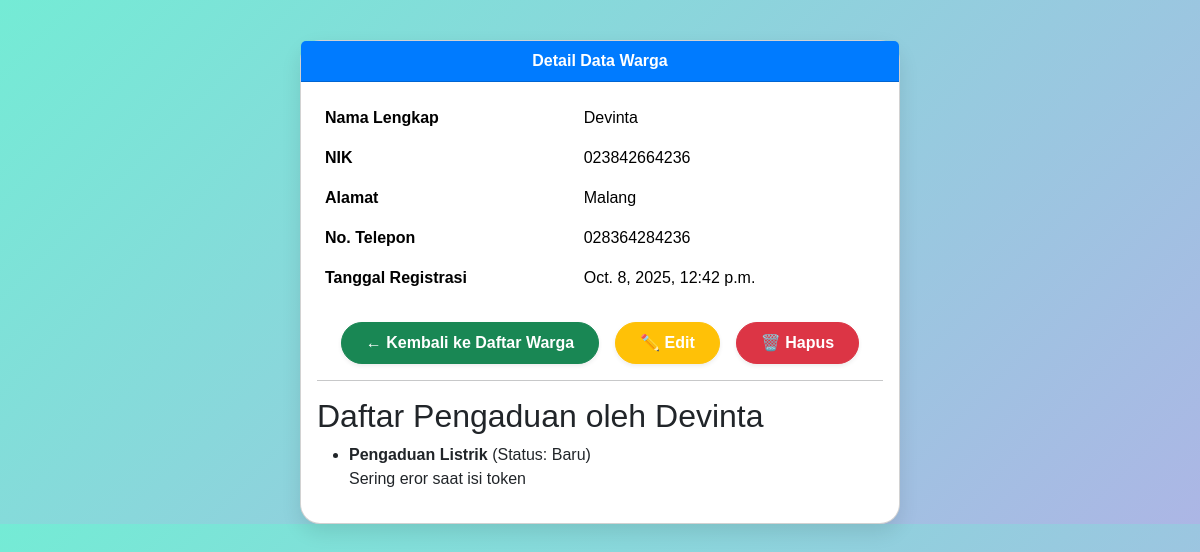
The app's page /warga/1/, older data.
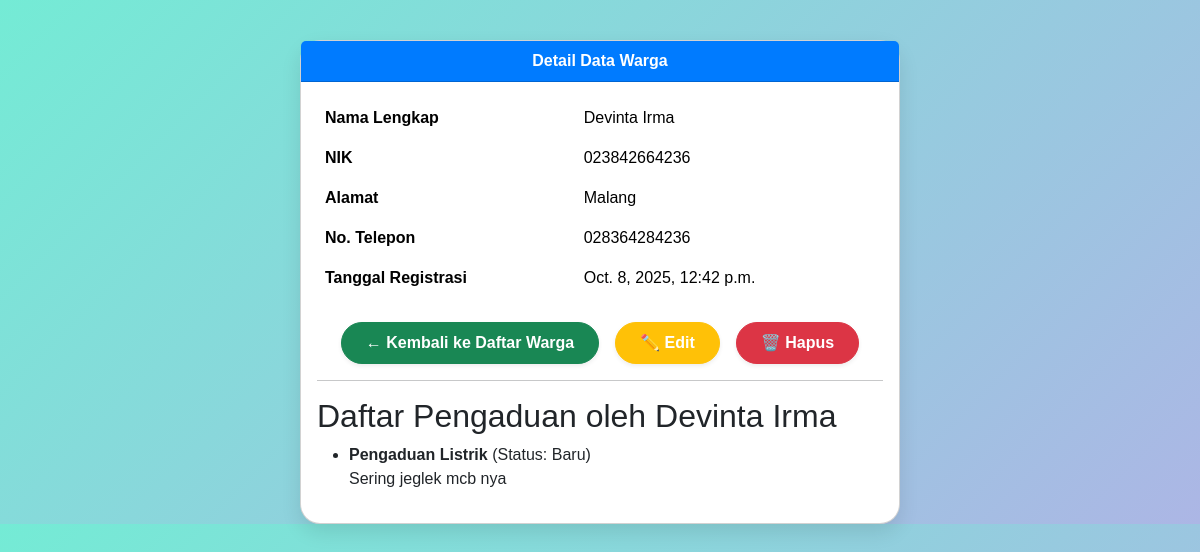
The same page, newer data.
### warga/models.py (models this page shows, shortened)
class Warga(models.Model):
    nik = models.CharField(max_length=16, unique=True, verbose_name="Nomor Induk Kependudukan")
    nama_lengkap = models.CharField(max_length=100, verbose_name="Nama Lengkap")
    alamat = models.TextField(verbose_name="Alamat Tinggal")
    no_telepon = models.CharField(max_length=15, blank=True, verbose_name="Nomor Telepon")
    tanggal_registrasi = models.DateTimeField(auto_now_add=True)

class Pengaduan(models.Model):
    STATUS_CHOICES = [
        ('BARU', 'Baru'),
        ('DIPROSES', 'Diproses'),
        ('SELESAI', 'Selesai'),
    ]
    judul = models.CharField(max_length=200)
    deskripsi = models.TextField()
    status = models.CharField(max_length=10, choices=STATUS_CHOICES, default='BARU')
    tanggal_lapor = models.DateTimeField(auto_now_add=True)
    pelapor = models.ForeignKey(Warga, on_delete=models.CASCADE, related_name='pengaduan')

### warga/views.py (the view)
# urls.py: path('<int:pk>/', WargaDetailView.as_view(), name='warga-detail'),
class WargaDetailView(DetailView):
    model = Warga

### warga/templates/warga/warga_detail.html (shortened to what this page needs)
<!DOCTYPE html>
<html lang="id">
<head>
    <link href="https://cdn.jsdelivr.net/npm/bootstrap@5.3.2/dist/css/bootstrap.min.css" rel="stylesheet">
</head>
<body>
<div class="container">
    <div class="card mx-auto" style="max-width: 600px;">
        <div class="card-header text-center">
            Detail Data Warga
        </div>
        <div class="card-body">
            <table class="table table-borderless">
                <tr>
                    <th>Nama Lengkap</th>
                    <td>{{ warga.nama_lengkap }}</td>
                </tr>
                <tr>
                    <th>NIK</th>
                    <td>{{ warga.nik }}</td>
                </tr>
                <tr>
                    <th>Alamat</th>
                    <td>{{ warga.alamat }}</td>
                </tr>
                <tr>
                    <th>No. Telepon</th>
                    <td>{{ warga.no_telepon }}</td>
                </tr>
                <tr>
                    <th>Tanggal Registrasi</th>
                    <td>{{ warga.tanggal_registrasi }}</td>
                </tr>
            </table>
            <div class="text-center mt-4">
                <div class="d-flex justify-content-center gap-3 flex-wrap">
                    <a href="{% url 'warga-list' %}" class="btn btn-success px-4 py-2 shadow-sm">
                        ← Kembali ke Daftar Warga
                    </a>
                    <a href="{% url 'warga-edit' warga.pk %}" class="btn btn-warning px-4 py-2 shadow-sm text-white">
                        ✏️ Edit
                    </a>
                    <a href="{% url 'warga-hapus' warga.pk %}" class="btn btn-danger px-4 py-2 shadow-sm">
                        🗑️ Hapus
                    </a>
                </div>
            </div>
            <hr>
            <h2>Daftar Pengaduan oleh {{ object.nama_lengkap }}</h2>
            <ul>
                {% for aduan in object.pengaduan.all %}
                    <li>
                        <strong>{{ aduan.judul }}</strong> (Status: {{ aduan.get_status_display }})
                        <p>{{ aduan.deskripsi }}</p>
                    </li>
                {% empty %}
                    <li>Warga ini belum pernah membuat pengaduan.</li>
                {% endfor %}
            </ul>
        </div>
    </div>
</div>
</body>
</html>

Row changes from the older to the newer data that the page shows:
changed Warga "Malang": nama_lengkap "Devinta" → "Devinta Irma"
changed Pengaduan "Pengaduan Listrik": deskripsi "Sering eror saat isi token" → "Sering jeglek mcb nya"
